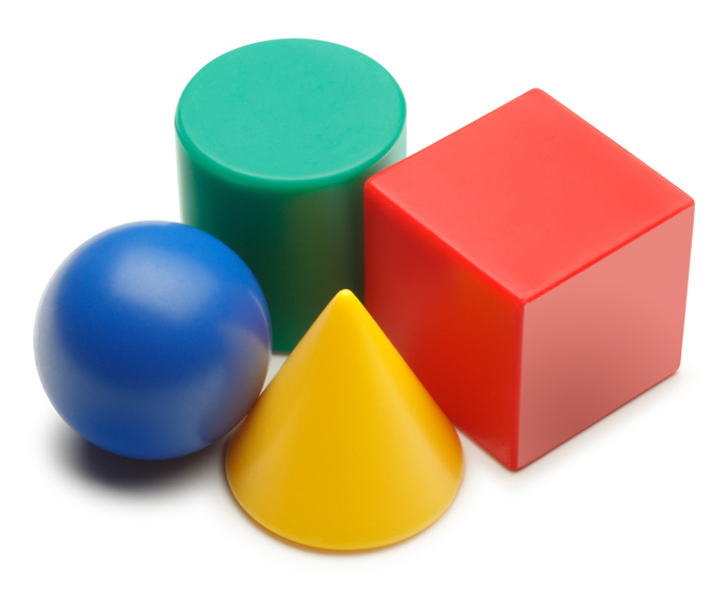
#> input picture task2/forms.jpg, 721 x 590 px
$ jupyter execute gauss_and_pyramids.ipynb   (shell and % lines are left out)
#> lines starting #> are read from the running program, lines starting #| are printed output that depends on the picture
# Imports + input image

[cell 1]

import numpy as np
import cv2 as cv
from matplotlib import pyplot as plt

gray = cv.imread('forms.jpg')   # use sua imagem
#> gray is the input picture: shape (590, 721, 3); mean B, G, R 165.2, 179.4, 198.2
gray= cv.cvtColor(gray,cv.COLOR_BGR2GRAY) # converta para gray se for RGB
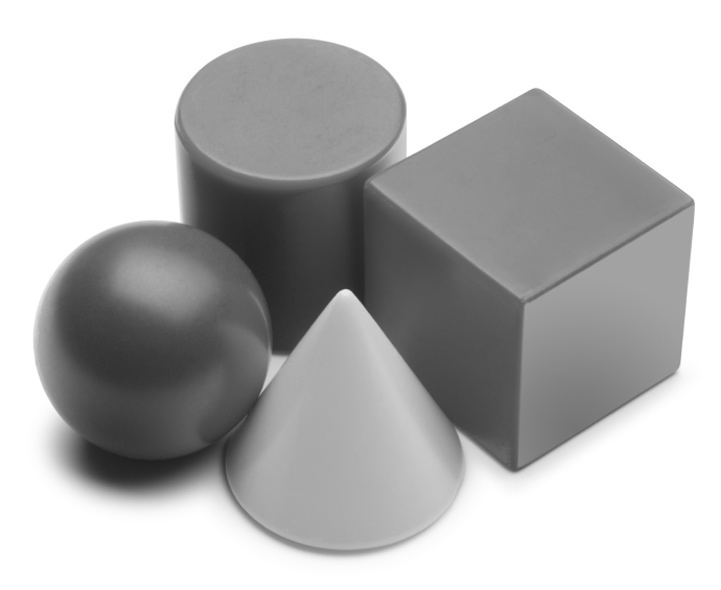
#> gray: shape (590, 721); min 32, max 255, mean 183.4

# Gaussian blur

[cell 2]
def Gaussiana(img, k):
#> called with k = 3
    blur = cv.GaussianBlur(img,(k,k),0)
    return blur

k = 3

fig = plt.figure(figsize = (10,10))
f1 = fig.add_subplot(121)
f1.imshow(gray,cmap="gray",vmin=0,vmax=255)
f1.set_title('Original')
plt.xticks([]),plt.yticks([])

f2 = fig.add_subplot(122)
f2.imshow(Gaussiana(gray, k),cmap="gray",vmin=0,vmax=255)
f2.set_title('Gaussian %dx%d' %(k,k))
plt.xticks([]),plt.yticks([])

plt.show()
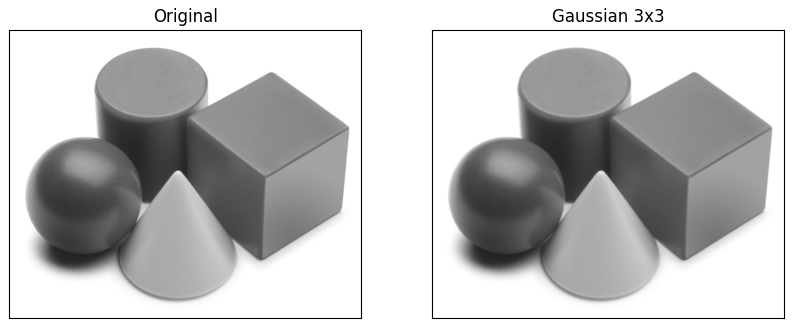
#> figure drawn by matplotlib, 2 panels

# Laplaciana

[cell 3]
def Laplaciana(img):
    ddepth = cv.CV_16S # ddepth: Depth of the destination image. Since our input is CV_8U we define ddepth = CV_16S to avoid overflow
    lapla = cv.Laplacian(img, ddepth)
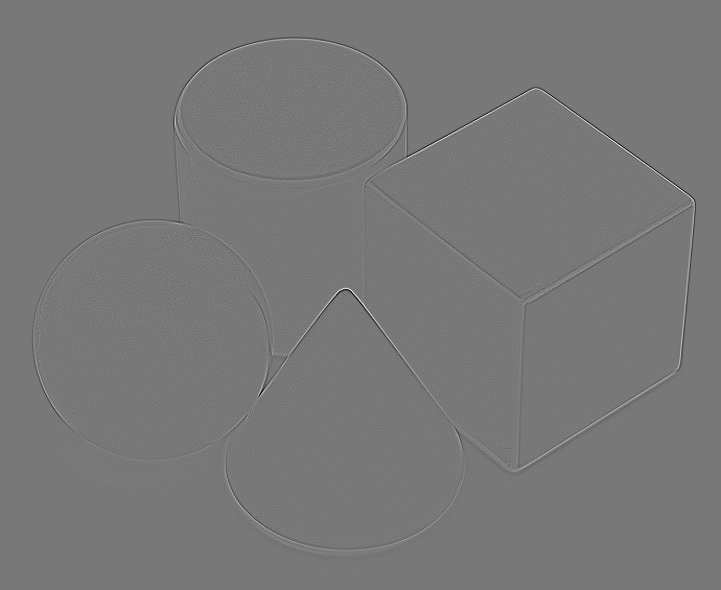
#> lapla: shape (590, 721) int16; min -125, max 139, mean 0; drawn with min black and max white
    abs_lapla = cv.convertScaleAbs(lapla)
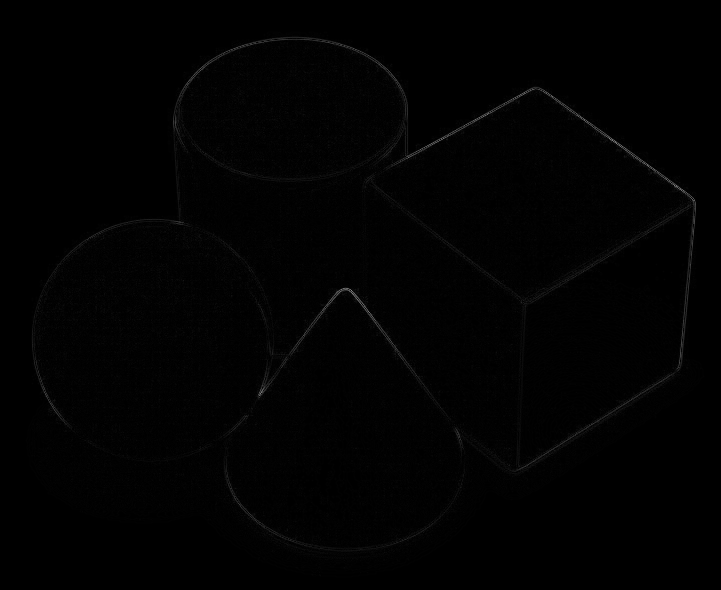
#> abs_lapla: shape (590, 721); min 0, max 139, mean 1.6
    return abs_lapla

fig = plt.figure(figsize = (10,10))
f1 = fig.add_subplot(121)
f1.imshow(gray,cmap="gray",vmin=0,vmax=255)
f1.set_title('Original')
plt.xticks([]),plt.yticks([])

f2 = fig.add_subplot(122)
f2.imshow(Laplaciana(gray),cmap="gray",vmin=0,vmax=255)
f2.set_title('Laplacian')
plt.xticks([]),plt.yticks([])

plt.show()

# Laplacian on original x Laplacian on Gaussian

[cell 4]
k = 3

fig = plt.figure(figsize = (10,10))
f1 = fig.add_subplot(321)
f1.imshow(gray,cmap="gray",vmin=0,vmax=255)
f1.set_title('Original')
plt.xticks([]),plt.yticks([])

lap = Laplaciana(gray)
f2 = fig.add_subplot(322)
f2.imshow(lap,cmap="gray",vmin=0,vmax=255)
f2.set_title('Laplacian')
plt.xticks([]),plt.yticks([])

gau = Gaussiana(gray, k)
f3 = fig.add_subplot(323)
f3.imshow(gau,cmap="gray",vmin=0,vmax=255)
f3.set_title('Gaussian %dx%d' %(k,k))
plt.xticks([]),plt.yticks([])

log = Laplaciana(gau)
#> in Laplaciana (call 3), `lapla = cv.Laplacian(img, ddepth)`:
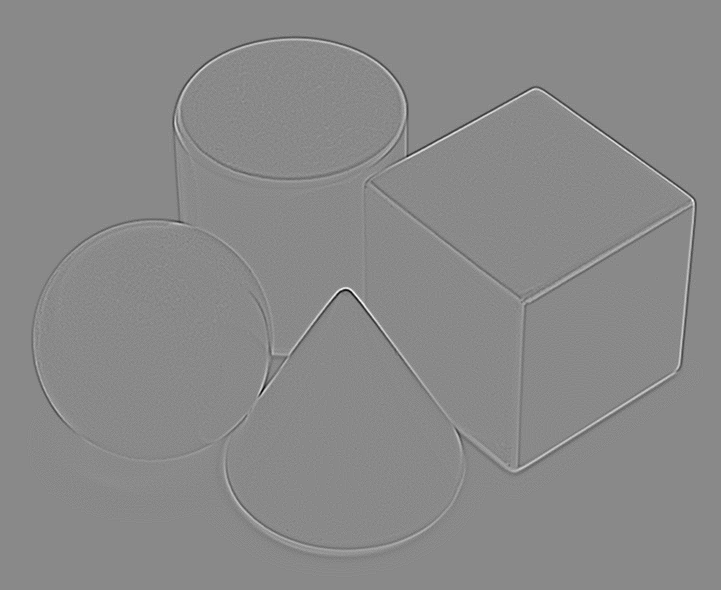
#> lapla: shape (590, 721) int16; min -54, max 46, mean 0; drawn with min black and max white
f4 = fig.add_subplot(324)
f4.imshow(log,cmap="gray",vmin=0,vmax=255)
f4.set_title('Laplacian of Gaussian')
plt.xticks([]),plt.yticks([])

dif = lap - log
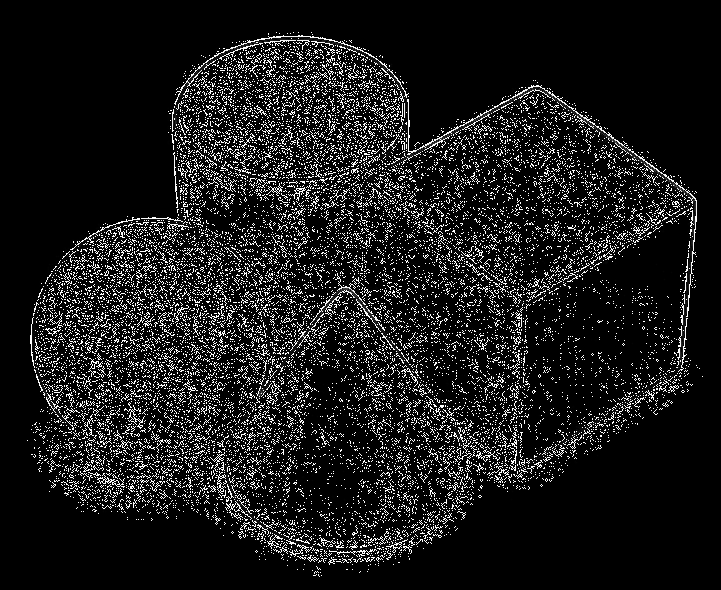
#> dif: shape (590, 721); min 0, max 255, mean 27.1
f5 = fig.add_subplot(326)
f5.imshow(dif,cmap="gray",vmin=0,vmax=255)
f5.set_title('Dif')
plt.xticks([]),plt.yticks([])

plt.show()

def is_similar(image1, image2):
    return image1.shape == image2.shape and not(np.bitwise_xor(image1,image2).any())

print(is_similar(lap,log))
#| False

# Log x DoG

[cell 5]
k = 3 # kernel size

# Aplicar Gaussiana
gau1 = cv.GaussianBlur(gray, (k,k), 0)
gau2 = cv.GaussianBlur(gau1, (k,k), 0)

ddepth = cv.CV_16S # ddepth: Depth of the destination image. Since our input is CV_8U we define ddepth = CV_16S to avoid overflow

# Apply Laplace function na gray
lap = cv.Laplacian(gray, ddepth)

# Apply Laplace function na gau1
log = cv.Laplacian(gau1, ddepth)

# difference of Gaussians
dog = cv.subtract(gau2,gau1)

# Visualization
abs_lap = cv.convertScaleAbs(lap)
abs_log = cv.convertScaleAbs(log)
abs_dog = cv.convertScaleAbs(dog)

fig2 = plt.figure(figsize = (10,10))
f1 = fig2.add_subplot(321)
f1.imshow(gray,cmap="gray",vmin=0,vmax=255)
f1.set_title('Gray')
plt.xticks([]),plt.yticks([])

f2 = fig2.add_subplot(322)
f2.imshow(gau1,cmap="gray",vmin=0,vmax=255)
f2.set_title('Gaussian %dx%d' %(k,k))
plt.xticks([]),plt.yticks([])

f3 = fig2.add_subplot(323)
f3.imshow(abs_lap,cmap="gray") #,vmin=0,vmax=255)
f3.set_title('Laplacian')
plt.xticks([]),plt.yticks([])

f4 = fig2.add_subplot(324)
f4.imshow(abs_log,cmap="gray") #,vmin=0,vmax=255)
f4.set_title('Laplacian of Gaussian')
plt.xticks([]),plt.yticks([])

f5 = fig2.add_subplot(325)
f5.imshow(abs_dog, cmap="gray") #,vmin=0,vmax=255)
f5.set_title('Difference of Gaussians')
plt.xticks([]),plt.yticks([])

# Pirâmide (downsampling puro x com gaussiana)

[cell 6]
from matplotlib.gridspec import GridSpec

width = int(gray.shape[1] * 50 / 100)
#> width = 360
height = int(gray.shape[0] * 50 / 100)
#> height = 295
dim1 = (width, height)
#> dim1 = (360, 295)
gray1 = cv.resize(gray, dim1,interpolation=cv.INTER_NEAREST)
width = int(gray1.shape[1] * 50 / 100)
#> width = 180
height = int(gray1.shape[0] * 50 / 100)
#> height = 147
dim2 = (width, height)
#> dim2 = (180, 147)
gray2 = cv.resize(gray1, dim2,interpolation=cv.INTER_NEAREST)
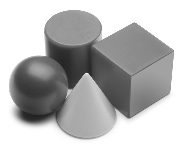
#> gray2: shape (147, 180); min 32, max 255, mean 183.1
width = int(gray2.shape[1] * 50 / 100)
#> width = 90
height = int(gray2.shape[0] * 50 / 100)
#> height = 73
dim3 = (width, height)
#> dim3 = (90, 73)
gray3 = cv.resize(gray2, dim3,interpolation=cv.INTER_NEAREST)
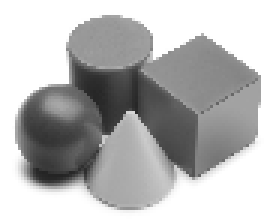
#> gray3: shape (73, 90) (shown 3 times larger); min 36, max 255, mean 182.5

gau0 = Gaussiana(gray,k)
ggray1 = cv.resize(gau0, dim1,interpolation=cv.INTER_NEAREST)
gau1 = Gaussiana(ggray1,k)
ggray2 = cv.resize(gau1, dim2,interpolation=cv.INTER_NEAREST)
gau2 = Gaussiana(ggray2,k)
ggray3 = cv.resize(gau2, dim3,interpolation=cv.INTER_NEAREST)

print(is_similar(gray1,ggray1))
#| False

dpi = 80
#height, width, depth = img.shape
height, width = gray.shape
#> height = 590; width = 721
figsize = 5*(width / float(dpi)), 5*(height / float(dpi))
#> figsize = (45.06, 36.88)
fig = plt.figure(figsize=figsize)
#fig = plt.figure(figsize=(20,20))
gs = GridSpec(32, 32)

ax0 = plt.subplot(gs[0:16,0:16])
ax0.imshow(gray, cmap='gray')
ax0.tick_params(labelbottom=False, labelleft=False)
ax1 = plt.subplot(gs[0:16,16:])
ax1.imshow(gray, cmap='gray')
ax1.tick_params(labelbottom=False, labelleft=False)

ax2 = plt.subplot(gs[16:24,0:8])
ax2.imshow(gray1, cmap='gray')
ax2.tick_params(labelbottom=False, labelleft=False)
ax3 = plt.subplot(gs[16:24,16:24])
ax3.imshow(ggray1, cmap='gray')
ax3.tick_params(labelbottom=False, labelleft=False)

ax4 = plt.subplot(gs[24:28,0:4])
ax4.imshow(gray2, cmap='gray')
ax4.tick_params(labelbottom=False, labelleft=False)
ax5 = plt.subplot(gs[24:28,16:20])
ax5.imshow(ggray2, cmap='gray')
ax5.tick_params(labelbottom=False, labelleft=False)

ax6 = plt.subplot(gs[28:30,0:2])
ax6.imshow(gray3, cmap='gray')
ax6.tick_params(labelbottom=False, labelleft=False)
ax7 = plt.subplot(gs[28:30,16:18])
ax7.imshow(ggray3, cmap='gray')
ax7.tick_params(labelbottom=False, labelleft=False)
plt.show()

$ run again, with task2/shiba.jpg copied over task2/forms.jpg
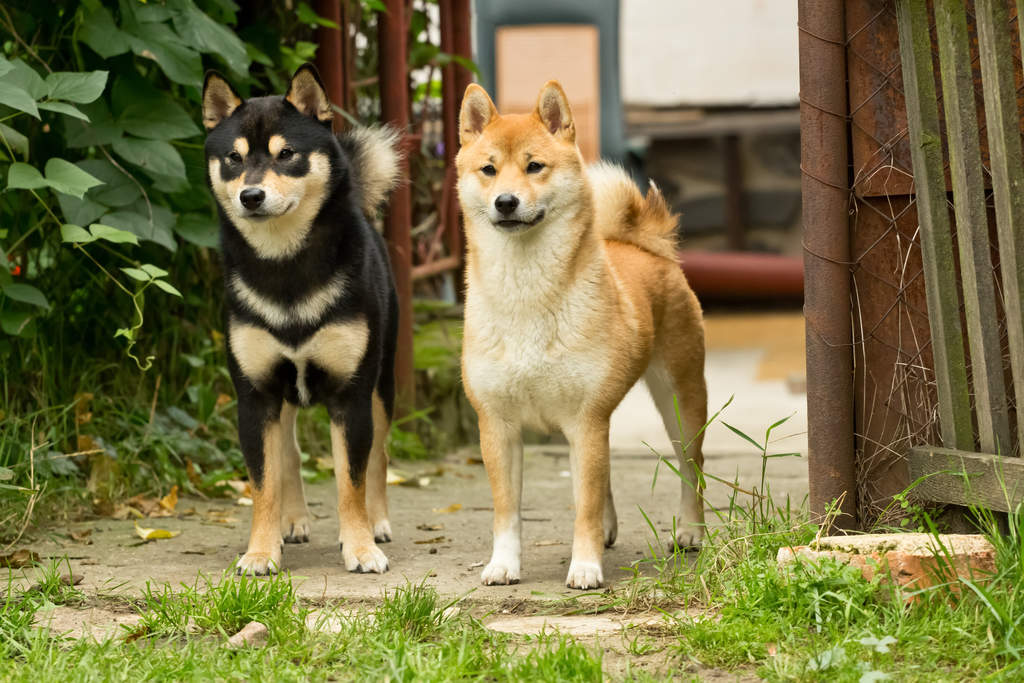
#> input picture task2/shiba.jpg, 1024 x 683 px
#> gray is the input picture: shape (683, 1024, 3); mean B, G, R 71.9, 115.8, 123
#> gray: shape (683, 1024)
#> `dif = lap - log`:
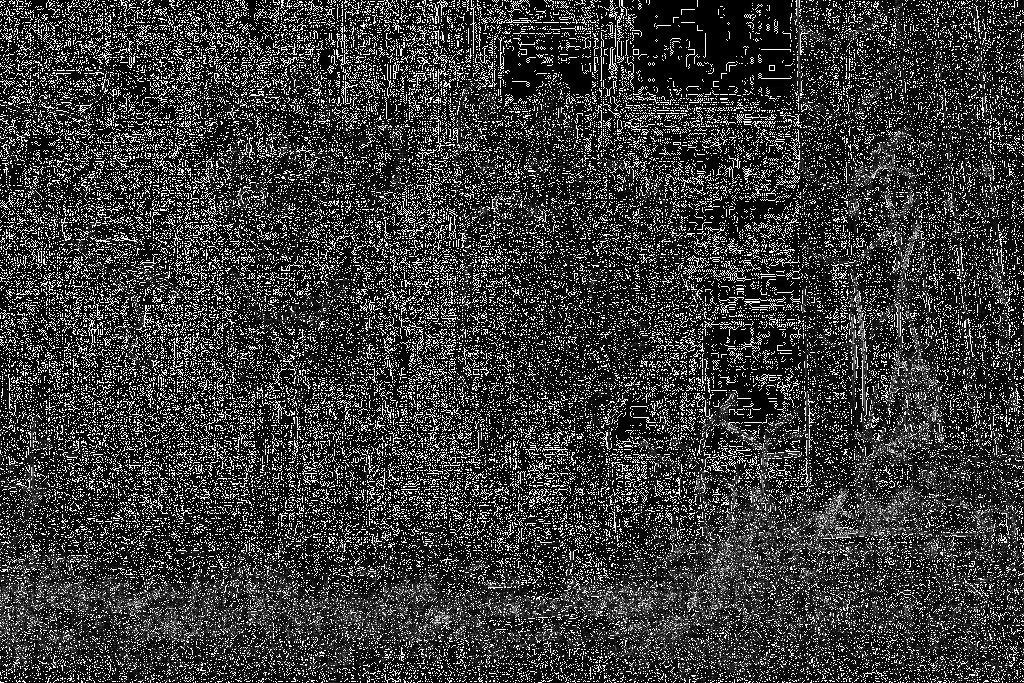
#> dif: shape (683, 1024); min 0, max 255, mean 58.2
#| False
#> blur: shape (341, 512)
#> blur: shape (170, 256)
#> `ggray3 = cv.resize(gau2, dim3,interpolation=cv.INTER_NEAREST)`:
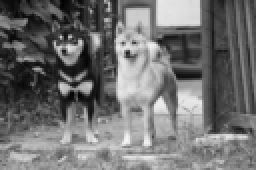
#> ggray3: shape (85, 128) (shown 2 times larger); min 2, max 246, mean 112.5
#| False
